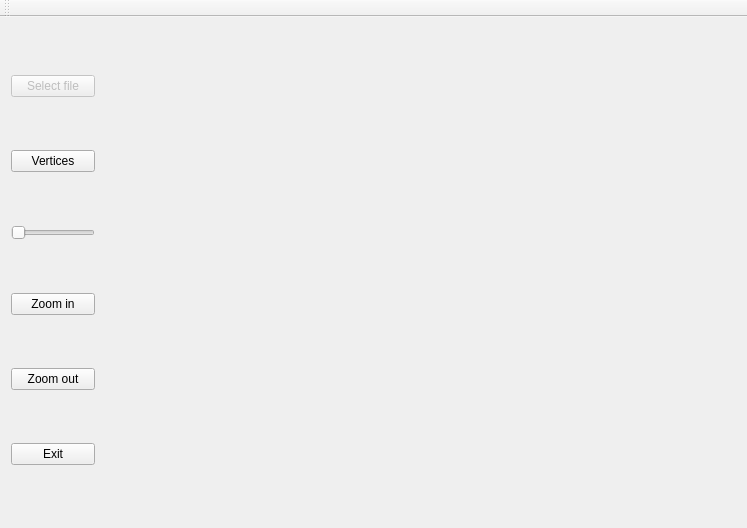
<?xml version="1.0" encoding="UTF-8"?>
<ui version="4.0">
 <class>MainWindow</class>
 <widget class="QMainWindow" name="MainWindow">
  <property name="geometry">
   <rect>
    <x>0</x>
    <y>0</y>
    <width>747</width>
    <height>528</height>
   </rect>
  </property>
  <property name="sizePolicy">
   <sizepolicy hsizetype="Expanding" vsizetype="Preferred">
    <horstretch>0</horstretch>
    <verstretch>0</verstretch>
   </sizepolicy>
  </property>
  <property name="windowTitle">
   <string>Mesh_Computational_Geometry</string>
  </property>
  <widget class="QWidget" name="centralWidget">
   <layout class="QHBoxLayout" name="horizontalLayout">
    <item>
     <layout class="QVBoxLayout" name="verticalLayout">
      <item>
       <widget class="QPushButton" name="loadFileButton">
        <property name="enabled">
         <bool>false</bool>
        </property>
        <property name="text">
         <string>Select file</string>
        </property>
       </widget>
      </item>
      <item>
       <widget class="QPushButton" name="colorButton">
        <property name="text">
         <string>Vertices</string>
        </property>
       </widget>
      </item>
      <item>
       <widget class="QSlider" name="colorSlider">
        <property name="sizePolicy">
         <sizepolicy hsizetype="Maximum" vsizetype="Fixed">
          <horstretch>0</horstretch>
          <verstretch>0</verstretch>
         </sizepolicy>
        </property>
        <property name="minimum">
         <number>1</number>
        </property>
        <property name="maximum">
         <number>100</number>
        </property>
        <property name="orientation">
         <enum>Qt::Horizontal</enum>
        </property>
       </widget>
      </item>
      <item>
       <widget class="QPushButton" name="zoomInButton">
        <property name="text">
         <string>Zoom in</string>
        </property>
       </widget>
      </item>
      <item>
       <widget class="QPushButton" name="zoomOutButton">
        <property name="text">
         <string>Zoom out</string>
        </property>
       </widget>
      </item>
      <item>
       <widget class="QPushButton" name="exitButton">
        <property name="text">
         <string>Exit</string>
        </property>
       </widget>
      </item>
     </layout>
    </item>
    <item>
     <widget class="GLDisplayWidget" name="widget" native="true">
      <property name="sizePolicy">
       <sizepolicy hsizetype="Expanding" vsizetype="Preferred">
        <horstretch>0</horstretch>
        <verstretch>0</verstretch>
       </sizepolicy>
      </property>
     </widget>
    </item>
   </layout>
  </widget>
  <widget class="QToolBar" name="mainToolBar">
   <attribute name="toolBarArea">
    <enum>TopToolBarArea</enum>
   </attribute>
   <attribute name="toolBarBreak">
    <bool>false</bool>
   </attribute>
  </widget>
 </widget>
 <layoutdefault spacing="6" margin="11"/>
 <customwidgets>
  <customwidget>
   <class>GLDisplayWidget</class>
   <extends>QWidget</extends>
   <header>gldisplaywidget.h</header>
   <container>1</container>
   <slots>
    <slot>loadFile()</slot>
   </slots>
  </customwidget>
 </customwidgets>
 <resources/>
 <connections>
  <connection>
   <sender>exitButton</sender>
   <signal>released()</signal>
   <receiver>MainWindow</receiver>
   <slot>close()</slot>
   <hints>
    <hint type="sourcelabel">
     <x>14</x>
     <y>370</y>
    </hint>
    <hint type="destinationlabel">
     <x>22</x>
     <y>309</y>
    </hint>
   </hints>
  </connection>
 </connections>
</ui>
